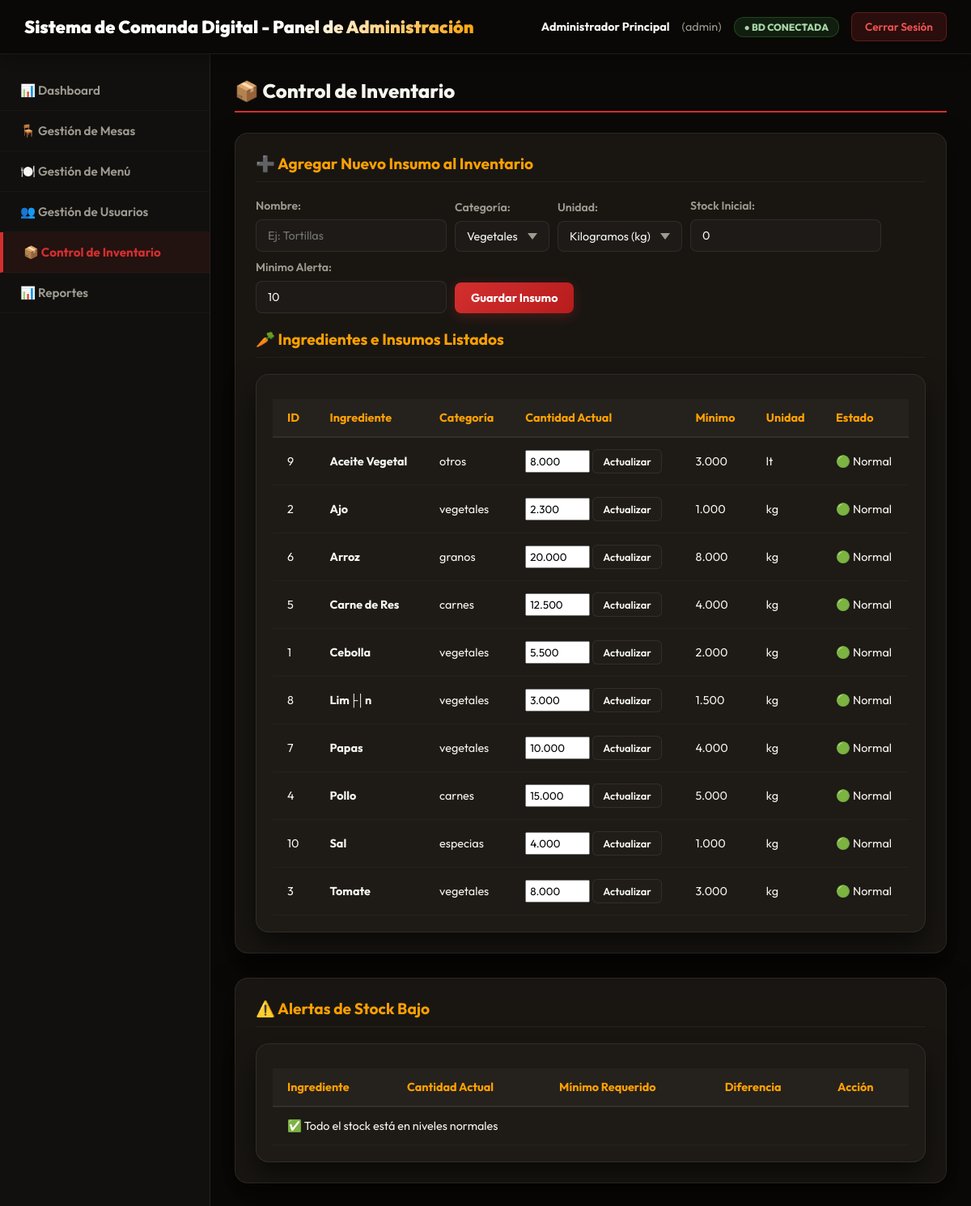
Screenshot of /index.php?action=admin&seccion=inventario (signed in) with the database file from the repository.
### tables this page shows
CREATE TABLE `ingredientes` (
  `id` int NOT NULL AUTO_INCREMENT,
  `nombre` varchar(100) NOT NULL,
  `descripcion` text,
  `categoria` enum('vegetales','carnes','lacteos','granos','especias','bebidas','otros') DEFAULT 'otros',
  `unidad_medida` enum('kg','gr','lt','ml','unidad','paquete') DEFAULT 'kg',
  `cantidad_actual` decimal(10,3) DEFAULT '0.000',
  `cantidad_minima` decimal(10,3) DEFAULT '1.000',
  `proveedor` varchar(100) DEFAULT NULL,
  `costo_unitario` decimal(10,2) DEFAULT '0.00',
  `activo` tinyint(1) DEFAULT '1',
  `fecha_actualizacion` timestamp NOT NULL DEFAULT CURRENT_TIMESTAMP ON UPDATE CURRENT_TIMESTAMP,
  PRIMARY KEY (`id`)
);

### models/Inventario.php (called while the page is built, shortened)
<?php
class Inventario {
    private $db;
    public function __construct() {
        $this->db = Database::getConnection();
    }
    public function getAll() {
        $sql = "SELECT * FROM ingredientes WHERE activo = 1 ORDER BY nombre";
        $stmt = $this->db->prepare($sql);
        $stmt->execute();
        return $stmt->fetchAll(PDO::FETCH_ASSOC);
    }
}
?>

### config/database.php (called while the page is built, shortened)
<?php
class Database {
    private static $connection = null;
    public static function getConnection() {
        if (self::$connection === null) {
            try {
                $dsn = "mysql:host=" . DB_HOST . ";dbname=" . DB_NAME . ";charset=utf8mb4";
                self::$connection = new PDO($dsn, DB_USER, DB_PASS);
                self::$connection->setAttribute(PDO::ATTR_ERRMODE, PDO::ERRMODE_EXCEPTION);
                self::$connection->exec("SET time_zone = '-05:00'");
            } catch(PDOException $e) {
                die("Error de conexión: " . $e->getMessage());
            }
        }
        return self::$connection;
    }
}
?>

### views/admin/inventario.php (the view, shortened to what this page needs)
<?php
require_once __DIR__ . '/../layout/header.php';
?>
<div id="inventario" class="content-section">
    <h2>📦 Control de Inventario</h2>
    <div class="report-section">
        <h3>➕ Agregar Nuevo Insumo al Inventario</h3>
        <form method="POST" action="<?php echo BASE_URL; ?>index.php?action=admin&seccion=inventario" style="margin-bottom: 20px; display: flex; gap: 10px; flex-wrap: wrap; align-items: flex-end;">
            <div class="form-group" style="margin: 0;">
                <label>Nombre:</label>
                <input type="text" name="nombre" required placeholder="Ej: Tortillas">
            </div>
            <div class="form-group" style="margin: 0;">
                <label>Categoría:</label>
                <select name="categoria" required>
                    <option value="vegetales">Vegetales</option>
                </select>
            </div>
            <div class="form-group" style="margin: 0;">
                <label>Unidad:</label>
                <select name="unidad_medida" required>
                    <option value="kg">Kilogramos (kg)</option>
                </select>
            </div>
            <div class="form-group" style="margin: 0;">
                <label>Stock Inicial:</label>
                <input type="number" name="cantidad_actual" step="0.01" required value="0">
            </div>
            <div class="form-group" style="margin: 0;">
                <label>Minimo Alerta:</label>
                <input type="number" name="cantidad_minima" step="0.01" required value="10">
            </div>
            <button type="submit" class="btn">Guardar Insumo</button>
        </form>
        <h3>🥕 Ingredientes e Insumos Listados</h3>
        <div class="table-container">
            <table class="data-table">
                <thead>
                    <tr>
                        <th>ID</th>
                        <th>Ingrediente</th>
                        <th>Categoría</th>
                        <th>Cantidad Actual</th>
                        <th>Mínimo</th>
                        <th>Unidad</th>
                        <th>Estado</th>
                    </tr>
                </thead>
                <tbody>
                    <?php foreach ($data['ingredientes'] as $ingrediente): ?>
                        <?php
                        $estado = $ingrediente['cantidad_actual'] <= $ingrediente['cantidad_minima'] ? '🔴 Stock Bajo' : '🟢 Normal';
                        $color_class = $ingrediente['cantidad_actual'] <= $ingrediente['cantidad_minima'] ? 'stock-bajo' : '';
                        ?>
                        <tr class="<?php echo $color_class; ?>">
                            <td><?php echo $ingrediente['id']; ?></td>
                            <td><strong><?php echo $ingrediente['nombre']; ?></strong></td>
                            <td><?php echo $ingrediente['categoria']; ?></td>
                            <td>
                                <form method="POST" action="<?php echo BASE_URL; ?>index.php?action=admin&seccion=inventario" style="display:inline;">
                                    <input type="number" name="cantidad_actual" value="<?php echo $ingrediente['cantidad_actual']; ?>" step="0.001" style="width: 80px; padding: 4px;">
                                    <button type="submit" class="btn-sm">Actualizar</button>
                                </form>
                            </td>
                            <td><?php echo $ingrediente['cantidad_minima']; ?></td>
                            <td><?php echo $ingrediente['unidad_medida']; ?></td>
                            <td><?php echo $estado; ?></td>
                        </tr>
                    <?php endforeach; ?>
                </tbody>
            </table>
        </div>
    </div>
    <div class="report-section">
        <h3>⚠️ Alertas de Stock Bajo</h3>
        <div class="table-container">
            <table class="data-table">
                <thead>
                    <tr>
                        <th>Ingrediente</th>
                        <th>Cantidad Actual</th>
                        <th>Mínimo Requerido</th>
                        <th>Diferencia</th>
                        <th>Acción</th>
                    </tr>
                </thead>
                <tbody>
                    <?php if (!empty($data['alertas_stock'])): ?>
                        <?php foreach ($data['alertas_stock'] as $row): ?>
                            <?php $diferencia = $row['cantidad_minima'] - $row['cantidad_actual']; ?>
                            <tr class="stock-bajo">
                                <td><strong><?php echo $row['nombre']; ?></strong></td>
                                <td><?php echo $row['cantidad_actual']; ?> <?php echo $row['unidad_medida']; ?></td>
                                <td><?php echo $row['cantidad_minima']; ?> <?php echo $row['unidad_medida']; ?></td>
                                <td>Faltan <?php echo $diferencia; ?> <?php echo $row['unidad_medida']; ?></td>
                                <td>
                                    <button class="btn-sm btn-danger" onclick="alert('Contactar a proveedor: <?php echo $row['proveedor']; ?>')">Pedir</button>
                                </td>
                            </tr>
                        <?php endforeach; ?>
                    <?php else: ?>
                        <tr><td colspan="5">✅ Todo el stock está en niveles normales</td></tr>
                    <?php endif; ?>
                </tbody>
            </table>
        </div>
    </div>
</div>
<?php require_once __DIR__ . '/../layout/footer.php'; ?>

### public/css/admin.css (style rules this page uses)
:root { --bg-dark: #0A0907; --bg-surface: #12100E; --panel-bg: rgba(22, 19, 16, 0.7); --card-bg: rgba(35, 30, 26, 0.65); --accent-red: #D32F2F; --accent-orange: #FFA000; --accent-green: #43A047; --text-main: #F5F5F0; --text-muted: #9E9A90; --border-glass: rgba(255, 255, 255, 0.08); --shadow-premium: 0 15px 35px rgba(0, 0, 0, 0.6); }
* { margin: 0; padding: 0; box-sizing: border-box; font-family: 'Outfit', sans-serif; }
body { background-color: var(--bg-dark); background-image: radial-gradient(circle at 5% 5%, rgba(211, 47, 47, 0.04) 0%, transparent 40%), radial-gradient(circle at 95% 95%, rgba(255, 160, 0, 0.04) 0%, transparent 40%); color: var(--text-main); min-height: 100vh; }
.content-section { display: none; animation: fadeIn 0.4s ease; }
.content-section.active { display: block; }
.content-section h2 { font-size: 1.5rem; font-weight: 800; margin-bottom: 25px; color: var(--text-main); border-bottom: 2px solid var(--accent-red); padding-bottom: 10px; display: flex; align-items: center; gap: 10px; }
.btn { background: linear-gradient(135deg, var(--accent-red) 0%, #B71C1C 100%); color: white; border: none; padding: 10px 20px; border-radius: 8px; cursor: pointer; font-weight: bold; font-size: 0.9rem; transition: all 0.3s; box-shadow: 0 4px 15px rgba(211, 47, 47, 0.25); display: inline-flex; align-items: center; gap: 8px; }
.btn-sm { background-color: var(--card-bg); border: 1px solid var(--border-glass); color: var(--text-main); padding: 6px 12px; border-radius: 6px; cursor: pointer; font-size: 0.8rem; font-weight: 600; transition: all 0.3s; }
.table-container { background: var(--card-bg); border: 1px solid var(--border-glass); padding: 20px; border-radius: 16px; box-shadow: var(--shadow-premium); margin-top: 20px; overflow-x: auto; }
.data-table { width: 100%; border-collapse: collapse; margin-top: 10px; }
.data-table th { background-color: rgba(255, 255, 255, 0.03); padding: 14px 18px; text-align: left; font-weight: 700; color: var(--accent-orange); border-bottom: 2px solid var(--border-glass); font-size: 0.9rem; }
.data-table td { padding: 14px 18px; border-bottom: 1px solid rgba(255, 255, 255, 0.03); color: var(--text-main); font-size: 0.9rem; }
.form-group { display: flex; flex-direction: column; }
.form-group label { font-weight: 600; font-size: 0.88rem; margin-bottom: 8px; color: var(--text-muted); }
.form-group input, .form-group select, .form-group textarea { padding: 10px 14px; border: 1px solid var(--border-glass); border-radius: 8px; font-size: 0.9rem; background-color: #1D1A17; color: var(--text-main); outline: none; transition: all 0.3s; width: 100%; }
.form-group select { appearance: none; -webkit-appearance: none; background-repeat: no-repeat; background-position: right 14px center; padding-right: 38px; cursor: pointer; }
.form-group select option, select option { background-color: #1D1A17; color: var(--text-main); padding: 10px; }
.form-group select option:checked, .form-group select option:hover, select option:checked { background-color: var(--accent-red); color: #fff; }
.report-section { background: var(--card-bg); border: 1px solid var(--border-glass); border-radius: 16px; padding: 25px; margin-bottom: 30px; box-shadow: var(--shadow-premium); }
.report-section h3 { margin-bottom: 20px; color: var(--accent-orange); border-bottom: 1px solid rgba(255,255,255,0.05); padding-bottom: 10px; font-size: 1.2rem; font-weight: 700; }

### rows the page displays
ingredientes: id "9", nombre "Aceite Vegetal", categoria "otros", cantidad_actual "8.000", cantidad_minima "3.000", unidad_medida "lt", estado "🟢 Normal"
ingredientes: id "2", nombre "Ajo", categoria "vegetales", cantidad_actual "2.300", cantidad_minima "1.000", unidad_medida "kg", estado "🟢 Normal"
ingredientes: id "6", nombre "Arroz", categoria "granos", cantidad_actual "20.000", cantidad_minima "8.000", unidad_medida "kg", estado "🟢 Normal"
ingredientes: id "5", nombre "Carne de Res", categoria "carnes", cantidad_actual "12.500", cantidad_minima "4.000", unidad_medida "kg", estado "🟢 Normal"
ingredientes: id "1", nombre "Cebolla", categoria "vegetales", cantidad_actual "5.500", cantidad_minima "2.000", unidad_medida "kg", estado "🟢 Normal"
ingredientes: id "8", nombre "Lim├│n", categoria "vegetales", cantidad_actual "3.000", cantidad_minima "1.500", unidad_medida "kg", estado "🟢 Normal"
ingredientes: id "7", nombre "Papas", categoria "vegetales", cantidad_actual "10.000", cantidad_minima "4.000", unidad_medida "kg", estado "🟢 Normal"
ingredientes: id "4", nombre "Pollo", categoria "carnes", cantidad_actual "15.000", cantidad_minima "5.000", unidad_medida "kg", estado "🟢 Normal"
ingredientes: id "10", nombre "Sal", categoria "especias", cantidad_actual "4.000", cantidad_minima "1.000", unidad_medida "kg", estado "🟢 Normal"
ingredientes: id "3", nombre "Tomate", categoria "vegetales", cantidad_actual "8.000", cantidad_minima "3.000", unidad_medida "kg", estado "🟢 Normal"

### other values shown
$_SESSION['usuario_nombre'] "Administrador Principal"
$_SESSION['usuario_rol'] "admin"
